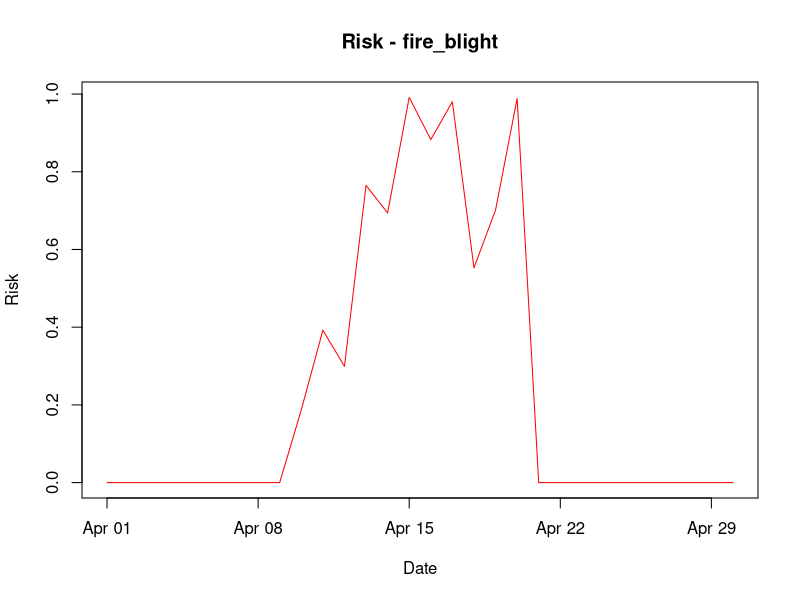

Reproduce this figure in R.
#############################################
# Generic Bacterial Infection Model (v9)
# - Multiplication–Dispersal–Infection structure, Risk = N × D × I
# - Base modules (all diseases):
#     N : discrete logistic growth, r = mu_max × f_T(T) × f_RH(RH)
#     D : D = K_d (constant, fittable), used when no dispersal add-on is on
#     I : I = W(RH, Rain)
# - Add-on modules (switched on per disease):
#     D : weather-driven dispersal (rain, wind, rain × wind) and insect pathway
#         replace the base constant: D = D_add = 1 - (1 - D_weather)(1 - D_insect)
#     I : temperature response f_T(T) and host vulnerable period V
#         I = W(RH, Rain) × f_T(T) × V
#   With every add-on switched off, v9 is identical to v8.
#############################################

# -------------------------------
# 1. INPUT DATA (example)
# -------------------------------

set.seed(1)

data <- data.frame(
  date = seq(as.Date("2024-04-01"), as.Date("2024-04-30"), by = "day"),
  temp = runif(30, 5, 35),      # daily mean temperature (°C)
  rh   = runif(30, 50, 100),    # relative humidity (%)
  rain = runif(30, 0, 20),      # rainfall amount (mm)
  wind = runif(30, 0, 10),      # wind speed (m/s), needed only if use_wind / use_interaction
  vulnerable_period = ifelse(1:30 %in% 10:20, 1, 0)
  # vulnerable_period (needed only if use_vulnerable_period):
  # 1 = host tissue / growth stage is vulnerable (flowering, young tissue, wounds)
  # 0 = host is not in a vulnerable stage
)

# -------------------------------
# 2. GLOBAL PARAMETERS
# -------------------------------

global_params <- list(
  growth_period = 3         # Number of preceding days used to calculate N
)

# -------------------------------
# 3. DISEASE-SPECIFIC PARAMETERS
# -------------------------------

disease_params <- list(

  fire_blight = list(  ##화상병
    # Calibrated to the pear fire blight model (Maryblyt-type BIR):
    # hourly_99 / CF-99, 2010-2025 bloom periods, target (BIR - 25) / 75.
    # [v8: ...] = value in bacterialmodel_v8.R
    # ---- base: multiplication (N) ----
    N0 = 0.1317,           # Initial inoculum pressure (0-1)        [v8: 0.15]
    mu_max = 1.5410,       # Maximum bacterial growth rate          [v8: 0.30]
                           # Growth rate under optimal temperature and RH
    T_min = 4,             # Minimum temperature for growth (°C)
    T_opt = 26.5422,       # Optimum temperature (°C), N and f_T in I [v8: 28]
    T_max = 36,            # Maximum temperature for growth (°C)
    rh_thresh_M = 50,      # RH threshold for multiplication module (%)
                           # f_RH(RH) in growth rate reaches 0.5 at this RH

    # ---- base: dispersal (D) ----
    K_d = 0.20,            # Dispersal coefficient (constant, 0-1)
                           # used only when no dispersal add-on is on

    # ---- base: infection (I) ----
    rh_thresh_I = 42.0641, # RH threshold for infection module (%)  [v8: 90]
                           # Wetness response W(RH, Rain) reaches 0.5 at this RH
    rain_thresh = 0.05,    # Rainfall threshold (mm)                [v8: 0.25]
                           # (fitted ~0: any measurable rain, 0.1 mm resolution)
                           # Wetness response = 1 when daily rain >= this value

    # ---- add-on: weather-driven / insect dispersal ----
    use_rain = TRUE,       # rain splash pathway
    use_wind = FALSE,      # wind pathway (needs wind data; not calibrated: no wind in hourly_99)
    use_interaction = FALSE,  # rain × wind pathway (needs wind data; not calibrated)
    use_insect = TRUE,     # insect pathway (weather independent)
    rain_coeff = 1.00,     # a_rain: rain-driven dispersal coefficient [v7: 0.055]
    wind_coeff = 0.030,    # a_wind: wind-driven dispersal coefficient (v7 value)
    interaction_coeff = 0.0030,  # a_int: rain × wind interaction coefficient (v7 value)
    insect_coeff = 0.6767, # D_insect: insect-mediated dispersal probability (0-1) [v7: 0.10]

    # ---- add-on: infection ----
    use_temp_I = TRUE,     # temperature response f_T(T) in I
    use_vulnerable_period = TRUE   # host vulnerable period V in I (bloom)
                                   # (V = 1 on all calibration days)
  ),

  bacterial_spot = list(  ##고추세균성점무늬병
    N0 = 0.08,

    # Xanthomonas arboricola pv. pruni:
    # infection tested from 5–35 C;
    # infection optimum estimated at 28.9 C;
    # in vitro growth reported from 5–34 C, not above 35 C.
    mu_max = 0.26,
    T_min = 5,
    T_opt = 29,
    T_max = 35,
    rh_thresh_M = 50,

    K_d = 0.20,            # used only when no dispersal add-on is on

    rh_thresh_I = 90,
    rain_thresh = 0.25,

    # Mainly rain splash / wetness-driven.
    use_rain = TRUE,
    use_wind = FALSE,
    use_interaction = FALSE,
    use_insect = FALSE,
    rain_coeff = 0.070,
    wind_coeff = 0.005,
    interaction_coeff = 0.0005,
    insect_coeff = 0.00,

    use_temp_I = TRUE,
    use_vulnerable_period = TRUE
  ),

  bacterial_blight = list( ##벼 흰잎마름병
    N0 = 0.12,

    # Rice bacterial blight / Xanthomonas oryzae pv. oryzae:
    # disease-favoring environment commonly reported as 25–34 C
    # and RH > 70%.
    mu_max = 0.27,
    T_min = 10,
    T_opt = 30,
    T_max = 38,
    rh_thresh_M = 50,

    K_d = 0.20,            # used only when no dispersal add-on is on

    rh_thresh_I = 90,
    rain_thresh = 0.25,

    # Strong winds and continuous heavy rain favor spread.
    use_rain = TRUE,
    use_wind = TRUE,
    use_interaction = TRUE,
    use_insect = FALSE,
    rain_coeff = 0.060,
    wind_coeff = 0.030,
    interaction_coeff = 0.0030,
    insect_coeff = 0.00,

    use_temp_I = TRUE,
    use_vulnerable_period = TRUE
  ),

  ralstonia = list(  ##고추풋마름병
    N0 = 0.30,

    # Ralstonia solanacearum:
    # warm-climate soilborne pathogen;
    # in vitro maximum growth often around 30 C,
    # bacterial wilt intensity can be high at 30–35 C depending on host/root injury.
    mu_max = 0.32,
    T_min = 10,
    T_opt = 30,
    T_max = 40,

    # RH is only a weak proxy here; later soil moisture/root infection module needed.
    rh_thresh_M = 50,

    # No aboveground dispersal limitation (D = 1): base module only.
    K_d = 1.00,

    rh_thresh_I = 90,
    rain_thresh = 0.25,

    use_rain = FALSE,
    use_wind = FALSE,
    use_interaction = FALSE,
    use_insect = FALSE,
    rain_coeff = 0.000,
    wind_coeff = 0.000,
    interaction_coeff = 0.000,
    insect_coeff = 0.00,

    use_temp_I = TRUE,
    use_vulnerable_period = FALSE
  )
)

# -------------------------------
# 4. PARAMETER VALIDATION
# -------------------------------

validate_disease_params <- function(p){

  if(!(p$T_min < p$T_opt && p$T_opt < p$T_max)){
    stop("Temperature parameters must satisfy T_min < T_opt < T_max.")
  }

  if(p$N0 < 0 || p$N0 > 1){
    stop("N0 must be between 0 and 1.")
  }

  if(p$mu_max < 0){
    stop("mu_max must be non-negative.")
  }

  if(p$rh_thresh_M < 0 || p$rh_thresh_M > 100 ||
     p$rh_thresh_I < 0 || p$rh_thresh_I > 100){
    stop("rh_thresh_M and rh_thresh_I must be between 0 and 100.")
  }

  if(p$rain_thresh < 0){
    stop("rain_thresh must be non-negative.")
  }

  if(p$K_d < 0 || p$K_d > 1){
    stop("K_d must be between 0 and 1.")
  }

  if(p$rain_coeff < 0 || p$wind_coeff < 0 || p$interaction_coeff < 0){
    stop("Dispersal coefficients must be non-negative.")
  }

  if(p$insect_coeff < 0 || p$insect_coeff > 1){
    stop("insect_coeff must be between 0 and 1.")
  }
}

validate_data <- function(data, p){
  need <- c("date", "temp", "rh", "rain")
  if(p$use_wind || p$use_interaction) need <- c(need, "wind")
  if(p$use_vulnerable_period) need <- c(need, "vulnerable_period")
  missing <- setdiff(need, names(data))
  if(length(missing) > 0){
    stop("Input data are missing column(s): ", paste(missing, collapse = ", "))
  }
}

# -------------------------------
# 5. RESPONSE FUNCTIONS
# -------------------------------

# Cardinal temperature response (0-1), used in N and (add-on) in I
temp_response <- function(T, T_min, T_opt, T_max){

  response <- rep(0, length(T))

  valid <- T > T_min & T < T_max

  exponent <- (T_max - T_opt) / (T_opt - T_min)

  response[valid] <-
    ((T[valid] - T_min) *
       (T_max - T[valid])^exponent) /
    ((T_opt - T_min) *
       (T_max - T_opt)^exponent)

  pmin(response, 1)
}

# Humidity response, used in the multiplication module
# f_RH(RH) = 1 / (1 + exp[-k * (RH - RH_th)])
# RH_th: RH where the response reaches 0.5, k: logistic slope
rh_response <- function(RH, RH_th, k = 0.3){
  plogis(k * (RH - RH_th))
}

# Wetness response, used in the infection module
# W(RH, Rain) = 1                                  if Rain >= Rain_th
#             = 1 / (1 + exp[-k * (RH - RH_th)])   if Rain <  Rain_th
wetness_response <- function(RH, Rain, RH_th, Rain_th, k = 1){
  ifelse(Rain >= Rain_th, 1, rh_response(RH, RH_th, k))
}

# -------------------------------
# 6. MULTIPLICATION (N)
# -------------------------------

calc_population <- function(data, disease_param, growth_period){

  if(length(growth_period) != 1 || is.na(growth_period) ||
     growth_period < 0 || growth_period != as.integer(growth_period)){
    stop("growth_period must be a non-negative integer.")
  }

  n <- nrow(data)

  # Daily growth rate r_t = mu_max * f_T(T) * f_RH(RH)
  temp_eff <- temp_response(
    data$temp,
    disease_param$T_min,
    disease_param$T_opt,
    disease_param$T_max
  )
  rh_eff <- rh_response(data$rh, disease_param$rh_thresh_M)
  r <- disease_param$mu_max * temp_eff * rh_eff

  N <- numeric(n)

  # For each date, restart from N0 and apply the daily growth rates
  # from t - growth_period through t.
  for(t in seq_len(n)){
    current_N <- disease_param$N0

    for(s in max(1, t - growth_period):t){
      current_N <- current_N + r[s] * current_N * (1 - current_N)
      current_N <- max(0, min(current_N, 1))
    }

    N[t] <- current_N
  }

  N
}

# -------------------------------
# 7. DISPERSAL (D)
# -------------------------------

# Add-on: weather-driven and insect dispersal
#   E_total   = a_rain × Rain + a_wind × Wind + a_int × Rain × Wind
#   D_weather = 1 - exp(-E_total)
#   D_add     = 1 - (1 - D_weather)(1 - D_insect)
calc_dispersal_addon <- function(data, disease_param){

  p <- disease_param
  total_effect <- rep(0, nrow(data))
  if(p$use_rain){
    total_effect <- total_effect + p$rain_coeff * data$rain
  }
  if(p$use_wind){
    total_effect <- total_effect + p$wind_coeff * data$wind
  }
  if(p$use_interaction){
    total_effect <- total_effect + p$interaction_coeff * data$rain * data$wind
  }
  D_weather <- 1 - exp(-total_effect)

  if(p$use_insect){
    1 - (1 - D_weather) * (1 - p$insect_coeff)
  } else {
    D_weather
  }
}

use_dispersal_addon <- function(p){
  p$use_rain || p$use_wind || p$use_interaction || p$use_insect
}

# Base: D = K_d when no dispersal add-on is used.
# Add-on: D = D_add (weather / insect pathways), K_d is not used.
calc_dispersal <- function(data, disease_param){
  if(use_dispersal_addon(disease_param)){
    calc_dispersal_addon(data, disease_param)
  } else {
    rep(disease_param$K_d, nrow(data))
  }
}

# -------------------------------
# 8. INFECTION (I)
# -------------------------------

# Base W(RH, Rain) × add-ons f_T(T) and V
calc_infection <- function(data, disease_param){

  I <- wetness_response(
    data$rh,
    data$rain,
    disease_param$rh_thresh_I,
    disease_param$rain_thresh
  )

  if(disease_param$use_temp_I){
    I <- I * temp_response(
      data$temp,
      disease_param$T_min,
      disease_param$T_opt,
      disease_param$T_max
    )
  }

  if(disease_param$use_vulnerable_period){
    I <- I * data$vulnerable_period
  }

  I
}

# -------------------------------
# 9. RUN MODEL
# -------------------------------

run_model <- function(data, disease_param, growth_period = 3){

  validate_disease_params(disease_param)
  validate_data(data, disease_param)

  N <- calc_population(data, disease_param, growth_period)
  D <- calc_dispersal(data, disease_param)
  I <- calc_infection(data, disease_param)

  data.frame(
    date = data$date,
    N = N,
    D = D,
    I = I,
    Risk = N * D * I
  )
}

# -------------------------------
# 10. RUN
# -------------------------------

disease <- "fire_blight"

disease_param <- disease_params[[disease]]

res <- run_model(data, disease_param, global_params$growth_period)

print(res)

# -------------------------------
# 11. VISUALIZATION
# -------------------------------

plot(
  res$date,
  res$Risk,
  type = "l",
  col = "red",
  main = paste("Risk -", disease),
  ylab = "Risk",
  xlab = "Date"
)
